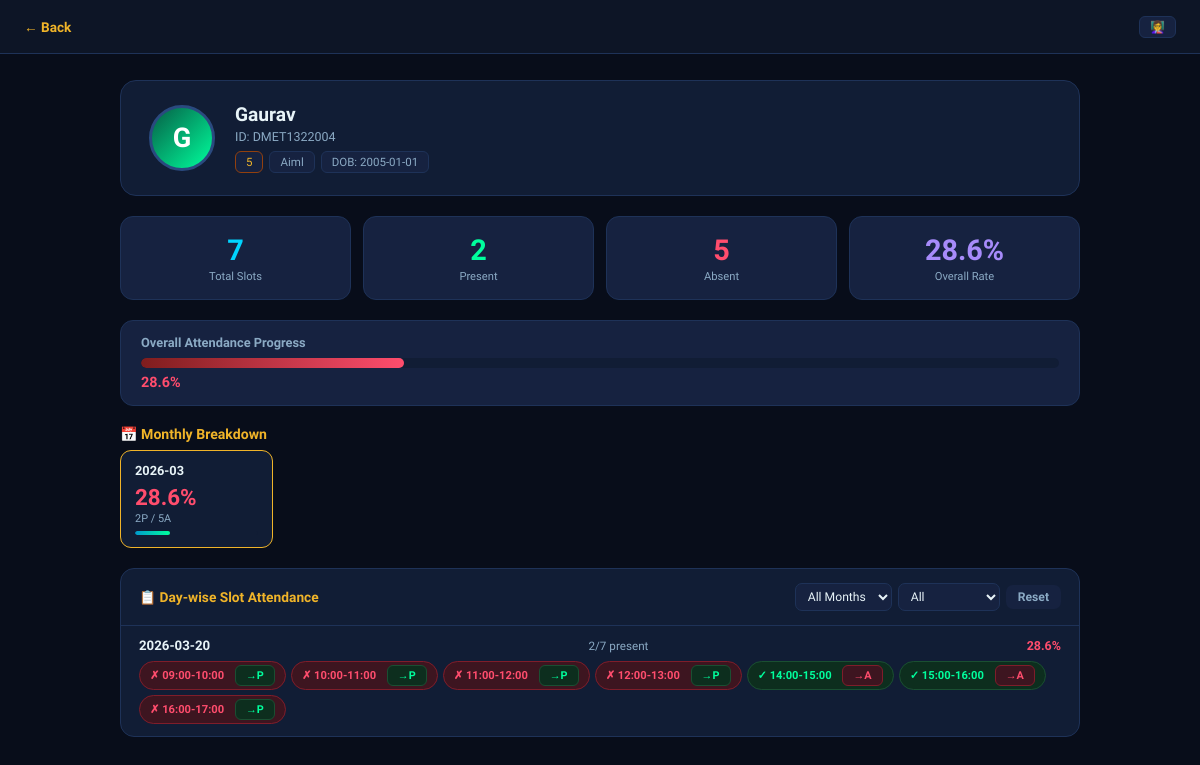
Screenshot of /teacher/student/DMET1322004 (signed in) with the database file from the repository.
### tables this page shows
CREATE TABLE students (
            id          INTEGER PRIMARY KEY AUTOINCREMENT,
            student_id  TEXT    UNIQUE NOT NULL,
            name        TEXT    NOT NULL,
            encoding    BLOB    NOT NULL,
            registered_at TIMESTAMP DEFAULT CURRENT_TIMESTAMP
        , class_branch TEXT NOT NULL DEFAULT '', dob TEXT NOT NULL DEFAULT '', photo_path TEXT DEFAULT '', class_name TEXT DEFAULT '', branch TEXT DEFAULT '');

CREATE TABLE attendance (
            id          INTEGER PRIMARY KEY AUTOINCREMENT,
            student_id  TEXT    NOT NULL,
            name        TEXT    NOT NULL,
            date        TEXT    NOT NULL,
            time        TEXT    NOT NULL,
            marked_at   TIMESTAMP DEFAULT CURRENT_TIMESTAMP, session TEXT NOT NULL DEFAULT 'Morning', status TEXT NOT NULL DEFAULT 'Present', slot TEXT NOT NULL DEFAULT '', marked_by TEXT DEFAULT 'auto',
            FOREIGN KEY (student_id) REFERENCES students(student_id)
        );

### app.py (the view)
@app.route("/teacher/student/<sid>")
@require_role("teacher", "admin")
def teacher_student_profile(sid):
    student = database.get_student_by_id(sid)
    if not student: return "Student not found", 404
    summary       = database.get_student_summary(sid)
    daily_records = database.get_student_daily_attendance(sid)
    slots         = database.get_slots()
    today         = date.today().strftime("%Y-%m-%d")
    return render_template("teacher/student_profile.html",
        student      = student,
        summary      = summary,
        daily_records= daily_records,
        slots        = slots,
        today        = today,
        teacher_name = session.get("name",""),
        back_url     = url_for("teacher_dashboard") if session.get("role")=="teacher"
                       else url_for("admin_dashboard"))

### app.py (called while the page is built)
def require_role(*roles):
    from functools import wraps
    def decorator(f):
        @wraps(f)
        def wrapped(*args, **kwargs):
            if "role" not in session or session["role"] not in roles:
                if request.headers.get("X-Requested-With") == "XMLHttpRequest" \
                   or request.is_json \
                   or request.method == "POST":
                    return jsonify({"ok": False, "msg": "Session expired. Please log in again."}), 401
                return redirect(url_for("login"))
            return f(*args, **kwargs)
        return wrapped
    return decorator

### database.py (called while the page is built)
def get_connection():
    os.makedirs("data", exist_ok=True)
    conn = sqlite3.connect(DB_PATH)
    conn.row_factory = sqlite3.Row
    return conn

def get_slots() -> list:
    s = get_all_settings()
    from datetime import datetime, timedelta
    fmt   = "%H:%M"
    cur   = datetime.strptime(s.get("day_start","09:00"), fmt)
    end   = datetime.strptime(s.get("day_end","17:00"), fmt)
    b_s   = datetime.strptime(s.get("break_start","13:00"), fmt)
    b_e   = datetime.strptime(s.get("break_end","14:00"), fmt)
    delta = timedelta(minutes=int(s.get("slot_duration","60")))
    slots = []
    while cur < end:
        nxt = min(cur + delta, end)
        if cur >= b_e or nxt <= b_s:
            slots.append({"label": f"{cur.strftime(fmt)}-{nxt.strftime(fmt)}",
                          "start": cur.strftime(fmt), "end": nxt.strftime(fmt)})
        cur = nxt
    return slots

def get_all_slot_labels() -> list:
    return [s["label"] for s in get_slots()]

def get_all_settings():
    conn=get_connection();c=conn.cursor()
    c.execute("SELECT key,value FROM settings")
    r=c.fetchall();conn.close();return {x["key"]:x["value"] for x in r}

def get_student_by_id(sid):
    conn=get_connection();c=conn.cursor()
    c.execute("SELECT student_id,name,class_name,branch,dob,registered_at FROM students WHERE student_id=?",
              (str(sid),))
    r=c.fetchone();conn.close();return dict(r) if r else None

def get_student_attendance(sid) -> list:
    conn=get_connection();c=conn.cursor()
    c.execute("SELECT date,time,slot,status,marked_by FROM attendance WHERE student_id=? ORDER BY date DESC,slot",
              (str(sid),))
    r=c.fetchall();conn.close();return [dict(x) for x in r]

### templates/teacher/student_profile.html (shortened to what this page needs)
<!DOCTYPE html>
<html lang="en">
<head>
<link rel="stylesheet" href="/static/css/shared.css">
</head>
<body>
<div class="topbar2">
  <a href="{{ back_url }}" class="back">← Back</a>
  <span style="background:var(--glass2);border:1px solid var(--border);border-radius:6px;
    padding:3px 10px;font-size:.75rem;color:var(--warning)">👩‍🏫 {{ teacher_name }}</span>
</div>
<div class="container">
  <div class="profile-card">
    <div class="avatar">{{ student.name[0]|upper }}</div>
    <div class="pi">
      <h2>{{ student.name }}</h2>
      <p>ID: {{ student.student_id }}</p>
      <div class="tags">
        {% if student.class_name %}<span class="tag a">{{ student.class_name }}</span>{% endif %}
        {% if student.branch %}<span class="tag">{{ student.branch }}</span>{% endif %}
        <span class="tag">DOB: {{ student.dob or '—' }}</span>
      </div>
    </div>
  </div>
  <div class="stats-row">
    <div class="sc c-cyan"><div class="num">{{ summary.total }}</div><div class="lbl">Total Slots</div></div>
    <div class="sc c-green"><div class="num">{{ summary.present }}</div><div class="lbl">Present</div></div>
    <div class="sc c-red"><div class="num">{{ summary.absent }}</div><div class="lbl">Absent</div></div>
    <div class="sc c-purple"><div class="num">{{ summary.percentage }}%</div><div class="lbl">Overall Rate</div></div>
  </div>
  <div class="pbar-wrap">
    <h3>Overall Attendance Progress</h3>
    <div class="pbar-track">
      <div class="pbar-fill" id="pb" style="width:0%;
        background:{% if summary.percentage >= 75 %}linear-gradient(90deg,var(--accent2),var(--success))
        {% elif summary.percentage >= 50 %}linear-gradient(90deg,#92400e,var(--warning))
        {% else %}linear-gradient(90deg,#7f1d1d,var(--danger)){% endif %}"></div>
    </div>
    <div class="pbar-lbl {% if summary.percentage >= 75 %}pct-good{% elif summary.percentage >= 50 %}pct-warn{% else %}pct-bad{% endif %}">
      {{ summary.percentage }}%
    </div>
  </div>
  {% if summary.monthly %}
  <div class="monthly-section">
    <h2>📅 Monthly Breakdown</h2>
    <div class="monthly-grid">
      {% for month, data in summary.monthly.items()|sort(reverse=true) %}
      <div class="month-card {% if loop.first %}active{% endif %}"
           onclick="filterByMonth('{{ month }}')" id="mc-{{ month }}">
        <div class="month-name">{{ month }}</div>
        <div class="month-pct {% if data.pct >= 75 %}pct-good{% elif data.pct >= 50 %}pct-warn{% else %}pct-bad{% endif %}">
          {{ data.pct }}%
        </div>
        <div class="month-sub">{{ data.present }}P / {{ data.absent }}A</div>
        <div class="mini-track"><div class="mini-fill" style="width:{{ data.pct }}%"></div></div>
      </div>
      {% endfor %}
    </div>
  </div>
  {% endif %}
  <div class="day-section">
    <div class="day-header">
      <h2>📋 Day-wise Slot Attendance</h2>
      <div class="filter-row">
        <select id="f-month" onchange="filterByMonth(this.value)">
          <option value="">All Months</option>
        </select>
        <select id="f-status" onchange="applyFilter()">
          <option value="">All</option>
        </select>
        <button class="fbtn fbtn-s" onclick="resetFilter()">Reset</button>
      </div>
    </div>
    <div id="days-container">
      {% if daily_records %}
        {% for day in daily_records %}
        {% set pct = (day.present / day.total * 100)|round(1) if day.total else 0 %}
        <div class="day-row"
             data-month="{{ day.date[:7] }}"
             data-has-absent="{{ 'true' if day.present < day.total else 'false' }}"
             id="day-{{ day.date }}">
          <div class="day-row-header">
            <span class="day-date">{{ day.date }}</span>
            <span class="day-summary">{{ day.present }}/{{ day.total }} present</span>
            <span class="day-pct {% if pct >= 75 %}pct-good{% elif pct >= 50 %}pct-warn{% else %}pct-bad{% endif %}">
              {{ pct }}%
            </span>
          </div>
          <div class="slot-grid">
            {% for slot_rec in day.slots %}
            {% if slot_rec.status == 'Present' %}
            <div class="slot-chip slot-present">
              ✓ {{ slot_rec.slot }}
              <button class="manual-btn btn-mark-a"
                      onclick="removeAtt('{{ student.student_id }}','{{ day.date }}','{{ slot_rec.slot }}')">
                →A
              </button>
            </div>
            {% elif slot_rec.status == 'Absent' %}
            <div class="slot-chip slot-absent">
              ✗ {{ slot_rec.slot }}
              <button class="manual-btn btn-mark-p"
                      onclick="manualMark('{{ student.student_id }}','{{ day.date }}','{{ slot_rec.slot }}')">
                →P
              </button>
            </div>
            {% endif %}
            {% endfor %}
          </div>
        </div>
        {% endfor %}
      {% else %}
        <div class="empty">📭 No attendance records yet.</div>
      {% endif %}
    </div>
  </div>
</div>
</body>
</html>

### static/css/shared.css (style rules this page uses)
*,*::before,*::after { box-sizing:border-box;margin:0;padding:0 }
:root { --bg:#080d1a;--surface:#0d1526;--glass:#111d35;--glass2:#162240; --border:#1e3258;--border2:#2a4a7f; --accent:#00d4ff;--accent2:#0099cc; --danger:#ff4d6d;--success:#00ff9d;--warning:#f0b429;--purple:#7c3aed; --text:#e8f4f8;--text2:#8baac4;--text3:#4a6885; }
body { font-family:'Sora',sans-serif;background:var(--bg);color:var(--text);display:flex;min-height:100vh; }
.sc { background:var(--glass2);border:1px solid var(--border);border-radius:14px;padding:18px 20px;text-align:center; }
.sc .num { font-size:1.9rem;font-weight:700; }
.sc .lbl { font-size:.72rem;color:var(--text2);margin-top:4px; }
.c-cyan .num { color:var(--accent); }
.c-green .num { color:var(--success); }
.c-purple .num { color:#a78bfa; }
.pbar-wrap { background:var(--glass2);border:1px solid var(--border);border-radius:14px;padding:16px 22px;margin-bottom:20px; }
.pbar-wrap h3 { font-size:.83rem;color:var(--text2);margin-bottom:10px; }
.pbar-track { background:var(--glass);border-radius:99px;height:11px;overflow:hidden; }
.pbar-fill { height:100%;border-radius:99px;background:linear-gradient(90deg,var(--accent2),var(--success)); transition:width 1s cubic-bezier(.4,0,.2,1); }
.pbar-lbl { font-size:.95rem;font-weight:700;color:var(--success);margin-top:7px; }
.mini-fill { height:100%;border-radius:99px;background:linear-gradient(90deg,var(--accent2),var(--success)); }

### rows the page displays
students: name "G", name "Gaurav", student_id "DMET1322004", class_name "5", branch "Aiml", dob "2005-01-01"
attendance: date "2026-03-20", present "2", total "7", pct "28.6", slot "09:00-10:00" "10:00-11:00" "11:00-12:00" "12:00-13:00" "16:00-17:00", slot "14:00-15:00"
attendance: slot "15:00-16:00"

### other values shown
{{ summary.total }} "7"
{{ summary.present }} "2"
{{ summary.absent }} "5"
{{ summary.percentage }} "28.6"
{{ month }} "2026-03"
{{ data.pct }} "28.6"
{{ data.present }} "2"
{{ data.absent }} "5"
